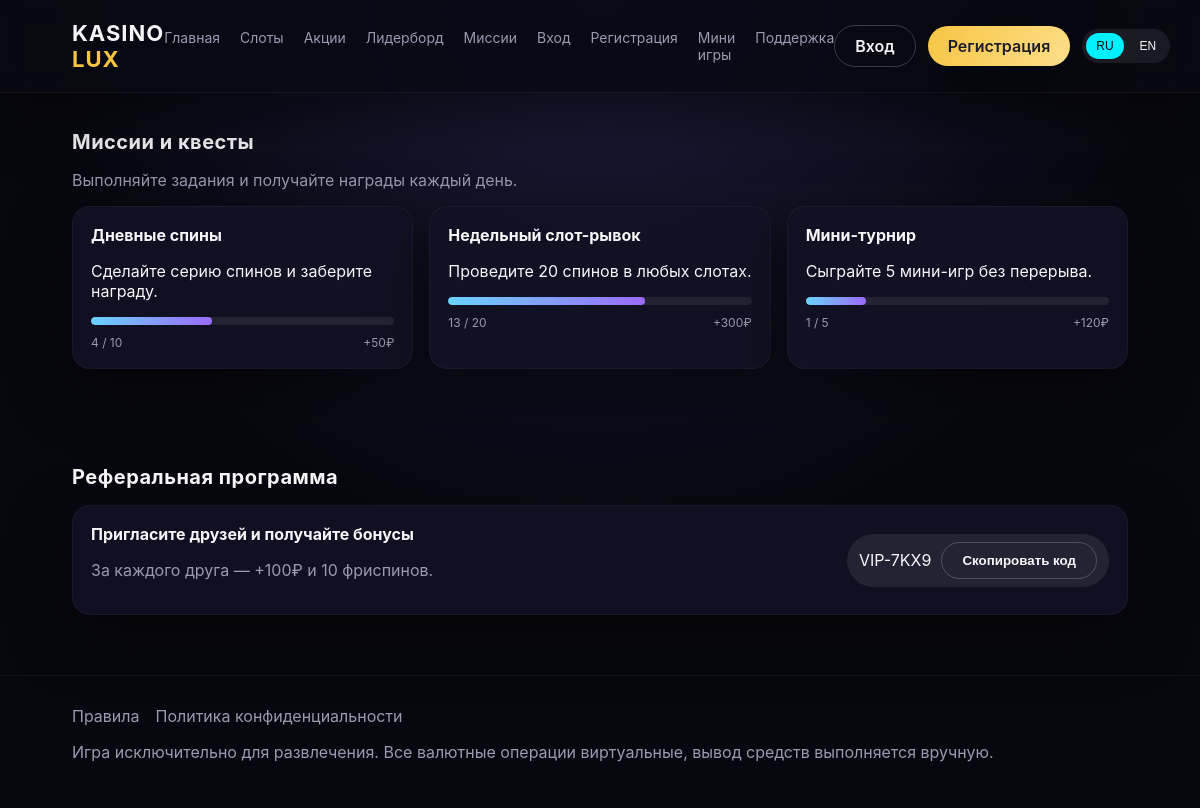
Screenshot of /missions.php with the database file from the repository.
### tables this page shows
CREATE TABLE settings (
    id INT AUTO_INCREMENT PRIMARY KEY,
    name VARCHAR(100) NOT NULL UNIQUE,
    value TEXT NOT NULL
);

### config.php (called while the page is built)
<?php
return [
    'site' => [
        'name' => 'Kasino Lux',
        'base_url' => '',
        'default_language' => 'ru',
        'support_email' => 'support@example.com',
        'demo_mode' => false,
    ],
    'db' => [
        'host' => 'localhost',
        'name' => 'kasino',
        'user' => 'root',
        'pass' => '',
        'charset' => 'utf8mb4',
    ],
    'security' => [
        'session_name' => 'kasino_session',
        'csrf_key' => 'change_this_secret_key',
        'rate_limit' => [
            'login' => ['window' => 300, 'max' => 10],
            'spin' => ['window' => 60, 'max' => 120],
            'withdrawal' => ['window' => 3600, 'max' => 5],
        ],
    ],
    'payments' => [
        'sbp' => [
            'merchant_id' => 'SBP_MERCHANT_ID',
            'secret' => 'SBP_SECRET',
            'min_amount' => 100,
            'max_amount' => 100000,
        ],
    ],
    'bonuses' => [
        'daily_amount' => 50,
        'welcome_amount' => 500,
        'welcome_wager' => 20,
        'cashback_percent' => 5,
    ],
    'pwa' => [
        'name' => 'Kasino Lux',
        'short_name' => 'Kasino',
        'theme_color' => '#0b0b14',
        'background_color' => '#0b0b14',
    ],
    'game' => [
        'min_bet' => 10,
        'max_bet' => 1000,
    ],
];

### missions.php (the view, shortened to what this page needs)
<?php
require __DIR__ . '/helpers.php';
?>
<section class="section">
    <h2><?php echo site_setting('missions_title', t('missions_title')); ?></h2>
    <p class="muted"><?php echo site_setting('missions_subtitle', t('missions_subtitle')); ?></p>
    <div class="cards missions-grid">
        <div class="card mission-card">
            <strong><?php echo site_setting('mission_daily_spin', t('mission_daily_spin')); ?></strong>
            <p><?php echo site_setting('mission_daily_spin_desc', t('mission_daily_spin_desc')); ?></p>
            <div class="progress">
                <div class="progress-bar" style="width: 40%"></div>
            </div>
            <div class="mission-meta">
                <span>4 / 10</span>
                <span>+50₽</span>
            </div>
        </div>
        <div class="card mission-card">
            <strong><?php echo site_setting('mission_weekly_slots', t('mission_weekly_slots')); ?></strong>
            <p><?php echo site_setting('mission_weekly_slots_desc', t('mission_weekly_slots_desc')); ?></p>
            <div class="progress">
                <div class="progress-bar" style="width: 65%"></div>
            </div>
            <div class="mission-meta">
                <span>13 / 20</span>
                <span>+300₽</span>
            </div>
        </div>
        <div class="card mission-card">
            <strong><?php echo site_setting('mission_minigame', t('mission_minigame')); ?></strong>
            <p><?php echo site_setting('mission_minigame_desc', t('mission_minigame_desc')); ?></p>
            <div class="progress">
                <div class="progress-bar" style="width: 20%"></div>
            </div>
            <div class="mission-meta">
                <span>1 / 5</span>
                <span>+120₽</span>
            </div>
        </div>
    </div>
</section>
<section class="section">
    <h2><?php echo site_setting('referral_title', t('referral_title')); ?></h2>
    <div class="card referral-card">
        <div>
            <strong><?php echo site_setting('referral_reward', t('referral_reward')); ?></strong>
            <p class="muted"><?php echo site_setting('referral_desc', t('referral_desc')); ?></p>
        </div>
        <div class="referral-code">
            <span>VIP-7KX9</span>
            <button class="btn ghost" type="button"><?php echo t('referral_copy'); ?></button>
        </div>
    </div>
</section>

### assets/css/style.css (style rules this page uses)
:root { --bg: #0b0b14; --panel: #121225; --panel-strong: #181834; --accent: #f5c542; --accent-soft: rgba(245, 197, 66, 0.2); --neon: #00f0ff; --neon-soft: rgba(0, 240, 255, 0.15); --text: #f5f5f7; --muted: #9a9ab0; --danger: #ff5f6d; --success: #3ef7b0; --shadow: 0 20px 60px rgba(0, 0, 0, 0.5); --glow: 0 0 30px rgba(0, 240, 255, 0.2); font-family: 'Inter', 'Segoe UI', system-ui, sans-serif; }
* { box-sizing: border-box; }
body { margin: 0; background: radial-gradient(circle at top, #1c1c3a, #07070f 55%) fixed; color: var(--text); }
.btn { padding: 10px 20px; border-radius: 999px; background: linear-gradient(120deg, var(--accent), #ffde8a); color: #1d1d2a; font-weight: 600; border: none; cursor: pointer; box-shadow: var(--shadow); transition: transform 0.2s ease, box-shadow 0.2s ease; }
.btn.ghost { background: transparent; border: 1px solid rgba(255, 255, 255, 0.2); color: var(--text); box-shadow: none; }
.section { padding: 20px 6vw 60px; }
.section h2 { font-size: 20px; margin-bottom: 16px; letter-spacing: 0.5px; }
.cards { display: grid; gap: 16px; grid-template-columns: repeat(auto-fit, minmax(200px, 1fr)); }
.missions-grid { grid-template-columns: repeat(auto-fit, minmax(220px, 1fr)); }
.mission-card, .promo-card, .referral-card { background: linear-gradient(145deg, rgba(18, 18, 37, 0.9), rgba(30, 30, 58, 0.9)); border: 1px solid rgba(255, 255, 255, 0.08); }
.progress { width: 100%; height: 8px; border-radius: 999px; background: rgba(255, 255, 255, 0.08); overflow: hidden; margin-top: 12px; }
.progress-bar { height: 100%; border-radius: 999px; background: linear-gradient(90deg, #6ad3ff, #9b6bff); }
.mission-meta { display: flex; justify-content: space-between; margin-top: 10px; color: var(--muted); font-size: 12px; }
.referral-card { display: flex; align-items: center; justify-content: space-between; gap: 16px; }
.referral-code { display: flex; align-items: center; gap: 10px; padding: 8px 12px; border-radius: 999px; background: rgba(255, 255, 255, 0.08); }
.card { background: rgba(18, 18, 37, 0.9); padding: 18px; border-radius: 18px; border: 1px solid rgba(255, 255, 255, 0.04); box-shadow: var(--shadow); transition: transform 0.2s ease, border-color 0.2s ease; }
.muted { color: var(--muted); }

### rows the page displays
settings: value "Миссии и квесты"
settings: value "Выполняйте задания и получайте награды каждый день."
settings: value "Дневные спины"
settings: value "Сделайте серию спинов и заберите награду."
settings: value "Недельный слот-рывок"
settings: value "Проведите 20 спинов в любых слотах."
settings: value "Мини-турнир"
settings: value "Сыграйте 5 мини-игр без перерыва."
settings: value "Реферальная программа"
settings: value "Пригласите друзей и получайте бонусы"
settings: value "За каждого друга — +100₽ и 10 фриспинов."

### other values shown
t('nav_home') "Главная"
t('nav_slots') "Слоты"
t('nav_promotions') "Акции"
t('nav_leaderboard') "Лидерборд"
t('nav_missions') "Миссии"
t('nav_login') "Вход"
t('nav_register') "Регистрация"
t('nav_minigames') "Мини игры"
t('nav_support') "Поддержка"
t('referral_copy') "Скопировать код"
t('nav_terms') "Правила"
t('nav_privacy') "Политика конфиденциальности"
t('legal_notice') "Игра исключительно для развлечения. Все валютные операции виртуальные, вывод средств выполняется вручную."
